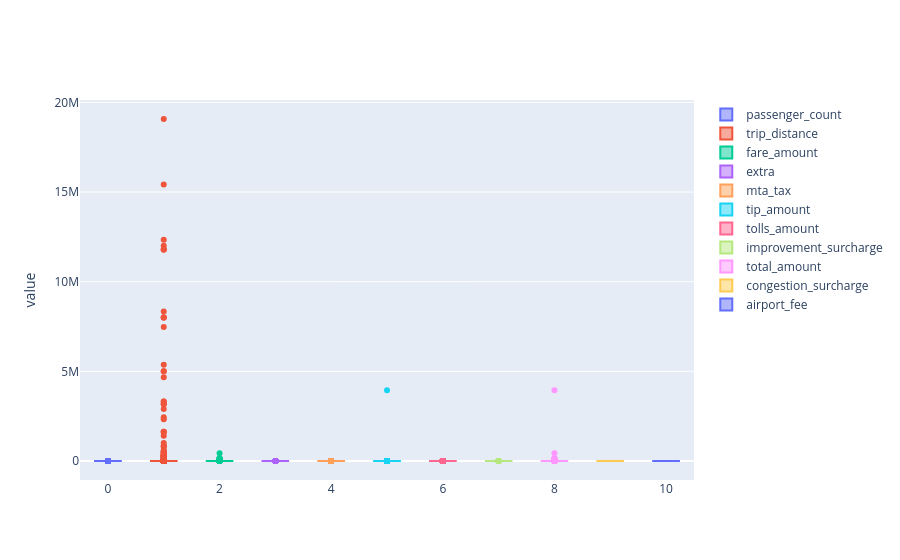

Write notebook code for a chart like this one.
### Code cell
df_taxi_all.select(
    "passenger_count",
    "trip_distance",
    "fare_amount",
    "extra",
    "mta_tax",
    "tip_amount",
    "tolls_amount",
    "improvement_surcharge",
    "total_amount",
    "congestion_surcharge",
    "airport_fee"
).plot.box()

### Figure 1 — Plotly figure (JSON) as saved in the notebook; plotly's stock layout.template omitted (floating-point values rounded to 4 significant figures; data arrays with more than 128 entries replaced by an {"elided": "..."} marker saying what was removed)
{"data": [{"boxpoints": "suspectedoutliers", "lowerfence": [0], "mean": [1.667], "median": [1], "name": "passenger_count", "notched": false, "q1": [1], "q3": [2], "type": "box", "upperfence": [3], "x": [0], "y": {"elided": "1x1001 int values"}}, {"boxpoints": "suspectedoutliers", "lowerfence": [0], "mean": [7.069], "median": [1.7], "name": "trip_distance", "notched": false, "q1": [1], "q3": [3.04], "type": "box", "upperfence": [6.1], "x": [1], "y": {"elided": "1x1001 float values"}}, {"boxpoints": "suspectedoutliers", "lowerfence": [-4.5], "mean": [12.39], "median": [9], "name": "fare_amount", "notched": false, "q1": [6.5], "q3": [14], "type": "box", "upperfence": [25.22], "x": [2], "y": {"elided": "1x1001 float values"}}, {"boxpoints": "suspectedoutliers", "lowerfence": [-0.7], "mean": [0.3243], "median": [0], "name": "extra", "notched": false, "q1": [0], "q3": [0.5], "type": "box", "upperfence": [1.23], "x": [3], "y": {"elided": "1x1001 float values"}}, {"boxpoints": "suspectedoutliers", "lowerfence": [0.5], "mean": [0.4978], "median": [0.5], "name": "mta_tax", "notched": false, "q1": [0.5], "q3": [0.5], "type": "box", "upperfence": [0.5], "x": [4], "y": {"elided": "1x1001 float values"}}, {"boxpoints": "suspectedoutliers", "lowerfence": [-3.32], "mean": [1.795], "median": [1.26], "name": "tip_amount", "notched": false, "q1": [0], "q3": [2.26], "type": "box", "upperfence": [5.64], "x": [5], "y": {"elided": "1x1001 float values"}}, {"boxpoints": "suspectedoutliers", "lowerfence": [0], "mean": [0.2844], "median": [0], "name": "tolls_amount", "notched": false, "q1": [0], "q3": [0], "type": "box", "upperfence": [0], "x": [6], "y": {"elided": "1x1001 float values"}}, {"boxpoints": "suspectedoutliers", "lowerfence": [0.3], "mean": [0.2953], "median": [0.3], "name": "improvement_surcharge", "notched": false, "q1": [0.3], "q3": [0.3], "type": "box", "upperfence": [0.3], "x": [7], "y": {"elided": "1x1001 float values"}}, {"boxpoints": "suspectedoutliers", "lowerfence": [-4.94], "mean": [15.59], "median": [11.55], "name": "total_amount", "notched": false, "q1": [8.3], "q3": [17.15], "type": "box", "upperfence": [30.42], "x": [8], "y": {"elided": "1x1001 float values"}}, {"boxpoints": "suspectedoutliers", "lowerfence": [null], "mean": [null], "median": [null], "name": "congestion_surcharge", "notched": false, "q1": [null], "q3": [null], "type": "box", "upperfence": [null], "x": [9]}, {"boxpoints": "suspectedoutliers", "lowerfence": [null], "mean": [null], "median": [null], "name": "airport_fee", "notched": false, "q1": [null], "q3": [null], "type": "box", "upperfence": [null], "x": [10]}], "layout": {"yaxis": {"title": {"text": "value"}}}}
